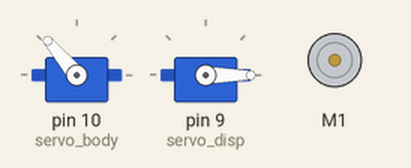
The sketch below on a simulated Arduino Uno, built with avr-gcc and run on an emulated ATmega328P. Shown: 2 × servo, DC motor (green arrow = forward, orange = backward, longer = faster).

Above: at 0.1 s.
At 10.1 s:
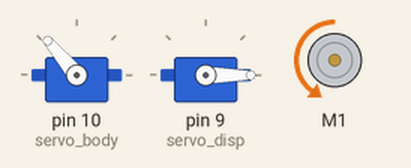
At 20.1 s:
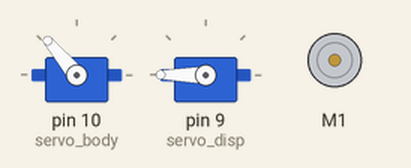
Timing chart, 0 to 21.6 s (numbered marks = the images above):
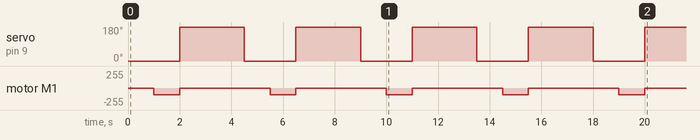

The sketch:

test.ino
```cpp
#include <AFMotor.h>
#include <Servo.h>

// Servo for machine spin
Servo servo_body;

// Servo for dispenser
Servo servo_disp;

// DC motor for dispenser
AF_DCMotor motor(1);

void setup() {
  servo_body.attach(10); // pin 10 = machine body control
  servo_disp.attach(9); // pin 9 = dispenser control

  // Default position
  servo_body.write(90);
  servo_disp.write(180);

  // Defaut speed
  motor.setSpeed(80);
  motor.run(RELEASE); // RELEASE: stop, FORWARD: rotate forward
  servo_body.write(130);

  for (int i = 0; i < 5; i++) {
    // Servo Roll
    servo_disp.write(0);
    delay(1000);

    motor.setSpeed(100);
    motor.run(BACKWARD);
    delay(1000);

    // Back roll
    motor.run(RELEASE);
    servo_disp.write(180);
    delay(2500);
  }

}

void loop() {

}

// Test function
void motorMove(int time) {
  for (int i = 0; i < time ; i++) {
    motor.run(FORWARD);
    delay(90);
    motor.run(RELEASE);
    delay(10);
  }
}
```
